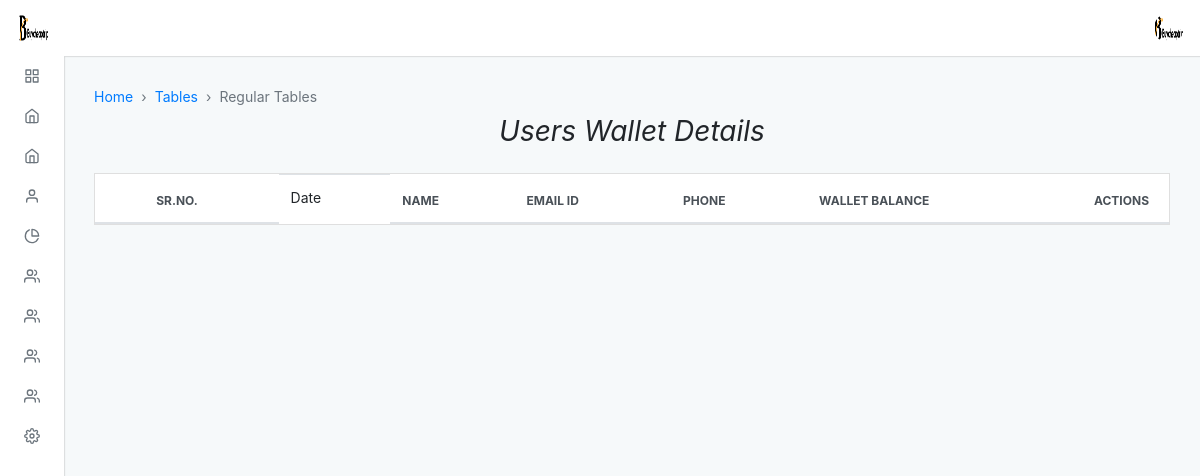
The page /admin/default/users_wallet.php (signed in) on the database as committed earlier.
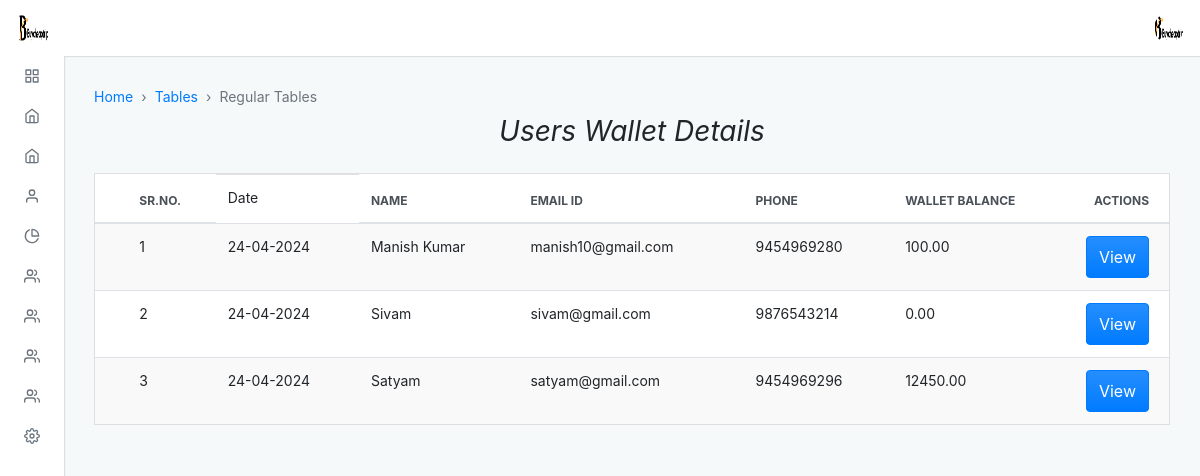
The same page on the database as committed later.
### tables this page shows
CREATE TABLE `wallets` (
  `id_wallet` int(11) NOT NULL,
  `user_id` varchar(100) NOT NULL,
  `contact` varchar(15) NOT NULL,
  `wallet_balance` decimal(10,2) DEFAULT 0.00,
  `created_at` timestamp NOT NULL DEFAULT current_timestamp(),
  `updated_at` timestamp NOT NULL DEFAULT current_timestamp() ON UPDATE current_timestamp()
);

CREATE TABLE `users` (
  `id` int(11) NOT NULL,
  `name` varchar(100) NOT NULL,
  `gender` varchar(7) NOT NULL,
  `phone` varchar(14) NOT NULL,
  `email` varchar(30) NOT NULL,
  `password` varchar(15) NOT NULL,
  `created_at` varchar(1000) NOT NULL DEFAULT current_timestamp(),
  `delete_at` varchar(255) NOT NULL,
  `status` enum('active','pending','reject','inactive') DEFAULT 'pending',
  `feedback` varchar(250) DEFAULT NULL
);

### admin/default/users_wallet.php (the view, shortened to what the changed rows need)
<?php
include "../../connection.php";
?>
<?php $page = "";
include("./incluede/header.php") ?>
<div class="adminx-content">
    <div class="adminx-main-content">
        <div class="container-fluid">
            <div class="row">
                <div class="col">
                    <div class="card mb-grid">
                        <div class="table-responsive-md">
                            <table class="table table-actions table-striped table-hover mb-0" data-table>
                                <thead>
                                    <tr>
                                        <th scope="col">
                                            <label class="custom-control custom-checkbox m-0 p-0">
                                            </label>
                                        </th>
                                        <th scope="col">Sr.No.</th>
                                        <td>Date</td>
                                        <th scope="col">Name</th>
                                        <th scope="col">Email Id</th>
                                        <th scope="col">Phone</th>
                                        <th scope="col">Wallet Balance</th>
                                        <th scope="col">Actions</th>
                                    </tr>
                                </thead>
                                <tbody>
                                <?php
                                $a = 1;
                                $query = "SELECT * FROM `wallets`
                                JOIN users ON wallets.user_id = users.email ORDER BY id_wallet DESC";
                                $res = mysqli_query($conn, $query);
                                while ($payment = mysqli_fetch_assoc($res)) {
                                ?>
                                    <tr>
                                        <th scope="row">
                                            <label class="custom-control custom-checkbox m-0 p-0">
                                            </label>
                                        </th>
                                        <td><?php echo $a; ?></td>
                                        <td><?php echo date('d-m-Y', strtotime($payment['created_at'])); ?></td>
                                        <td><?php echo $payment['name'] ?></td>
                                        <td><?php echo $payment['email'] ?></td>
                                        <td><?php echo $payment['phone'] ?></td>
                                        <td><?php echo $payment['wallet_balance'] ?></td>
                                        <td>
                                             <a href="wallet_details?user_id=<?php echo $payment['user_id'] ?>" class="btn btn-primary">View</a>
                                        </td>
                                    </tr>
                                    <?php
                                    $a++;
                                }
                                    ?>
                                </tbody>
                            </table>
                        </div>
                    </div>
                </div>
            </div>
        </div>
    </div>
</div>
</body>
</html>

### admin/default/incluede/header.php (shortened to what the changed rows need)
<!DOCTYPE html>
<html lang="en">
<head>
  <link rel="stylesheet" type="text/css" href="./dist/css/adminx.css" media="screen" />
</head>
<body class=" virat">
  <div class="adminx-container">
    <?php
    $query = "select * from admin_login";
    $result = mysqli_query($conn, $query);
    while ($row = mysqli_fetch_assoc($result)) {
    ?>
      <nav class="navbar navbar-expand justify-content-between fixed-top virat_1">
        <a class="navbar-brand mb-0 h1 d-none d-md-block" href="admin">
          <img src="../upload/<?php echo $row['image']; ?>" class="navbar-brand-image d-inline-block align-top mr-2" class="circle" alt="">
        </a>
        <ul class="navbar-nav d-flex justify-content-end mr-2">
          <li class="nav-item dropdown">
            <a class="nav-link avatar-with-name" id="navbarDropdownMenuLink" data-toggle="dropdown" href="#">
              <img src="../upload/<?php echo $row['image']; ?>" class="d-inline-block align-top" class="rounded" alt="">
            </a>
          </li>
        </ul>
      <?php
    }
      ?>
      </nav>

Rows that differ between the two databases and show on the page:
added wallets: users.created_at "24-04-2024", users.name "Manish Kumar", users.email "manish10@gmail.com", users.phone "9454969280", wallet_balance "100.00"
added wallets: users.created_at "24-04-2024", users.name "Sivam", users.email "sivam@gmail.com", users.phone "9876543214", wallet_balance "0.00"
added wallets: users.created_at "24-04-2024", users.name "Satyam", users.email "satyam@gmail.com", users.phone "9454969296", wallet_balance "12450.00"
